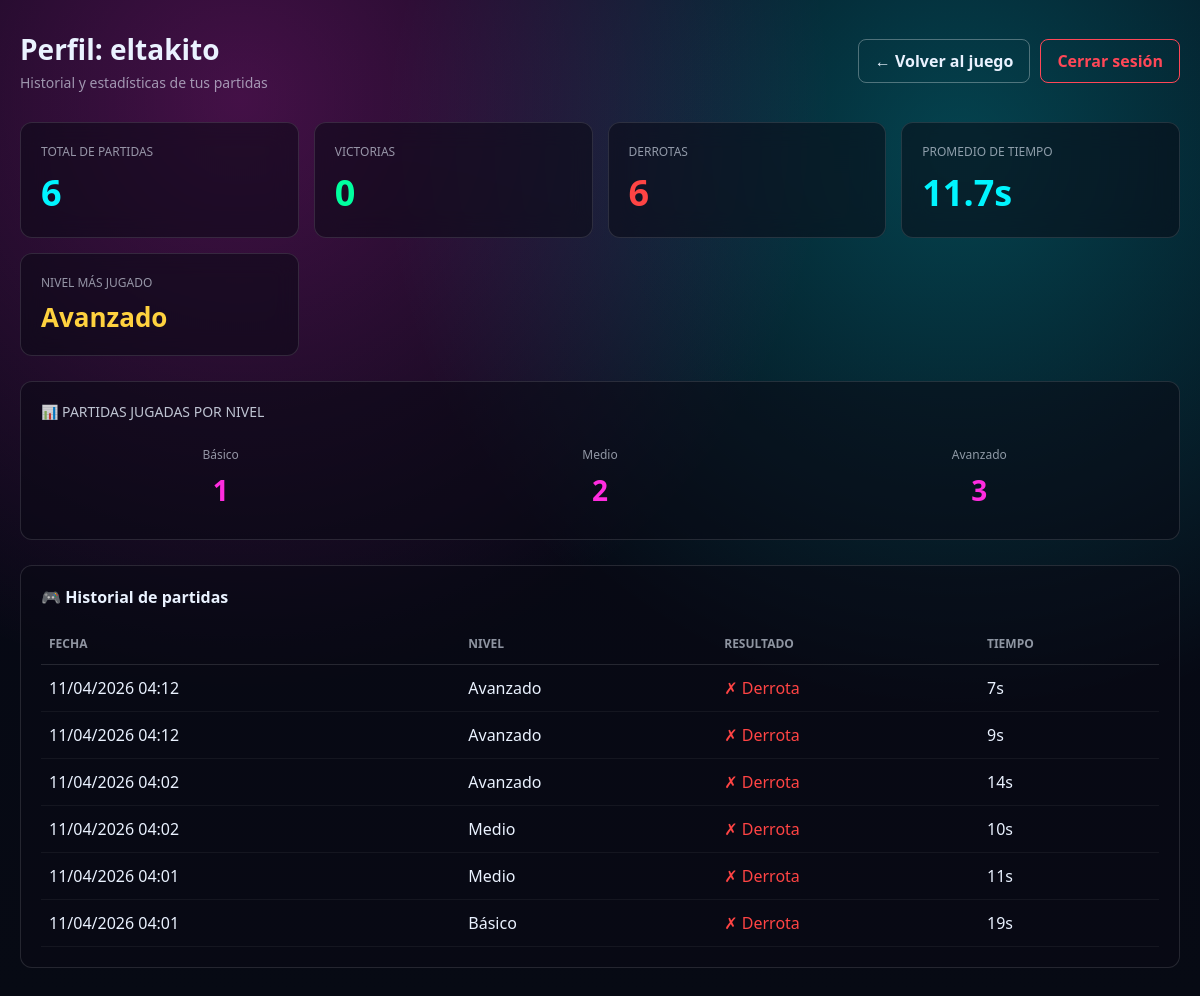
The page /perfil/ (signed in) on the database as committed earlier.
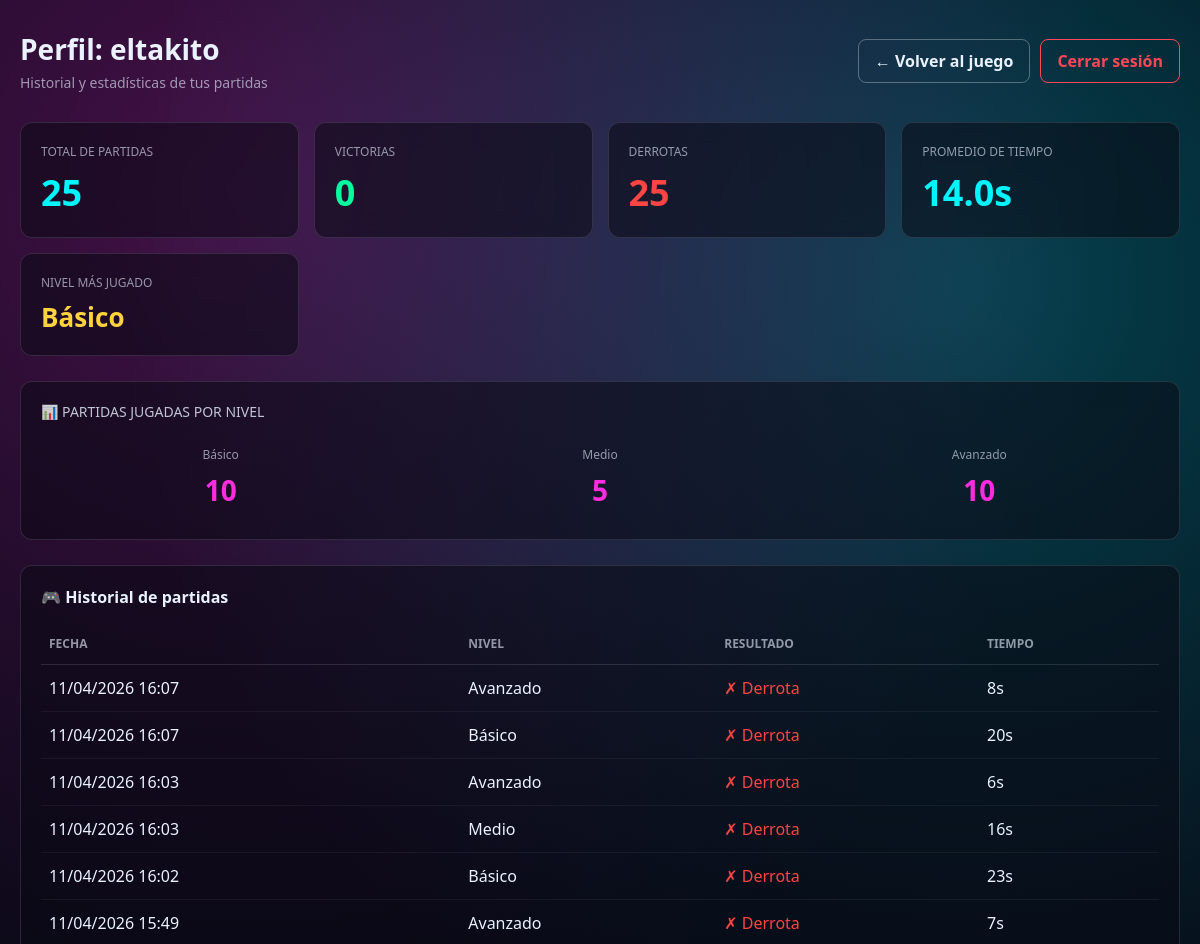
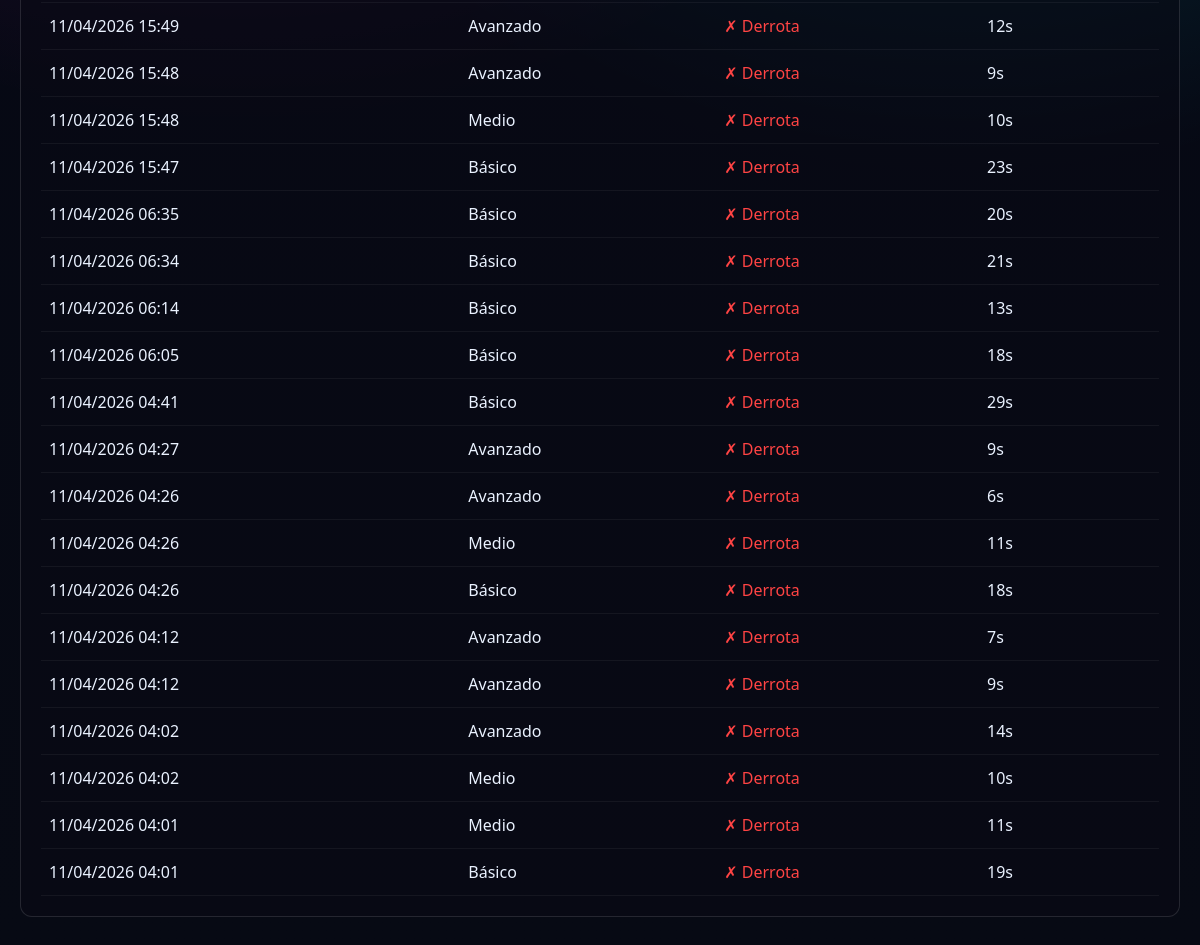
The same page on the database as committed later (2 pictures, top to bottom).
### memory_game/models.py (models this page shows, shortened)
class GameRecord(models.Model):
    LEVEL_CHOICES = [
        ("basico", "Básico"),
        ("medio", "Medio"),
        ("avanzado", "Avanzado"),
    ]
    user = models.ForeignKey(User, on_delete=models.CASCADE, related_name="game_records")
    level = models.CharField(max_length=20, choices=LEVEL_CHOICES)
    win = models.BooleanField(default=False)
    duration_seconds = models.PositiveIntegerField(default=0)
    created_at = models.DateTimeField(auto_now_add=True)

### memory_game/views.py (the view)
# urls.py: path("perfil/", views.profile, name="profile"),
@login_required
def profile(request):
    records = request.user.game_records.order_by("-created_at")
    total_games = records.count()
    total_wins = records.filter(win=True).count()
    total_losses = total_games - total_wins
    average_time = records.aggregate(avg=Avg("duration_seconds"))["avg"] or 0
    most_played = (
        records.values("level")
        .annotate(count=Count("level"))
        .order_by("-count")
        .first()
    )
    favorite_level = (
        dict(GameRecord.LEVEL_CHOICES).get(most_played["level"]) if most_played else "Ninguno"
    )
    level_counts = {
        value: records.filter(level=value).count()
        for value, label in GameRecord.LEVEL_CHOICES
    }
    context = {
        "total_games": total_games,
        "total_wins": total_wins,
        "total_losses": total_losses,
        "average_time": round(average_time, 1),
        "favorite_level": favorite_level,
        "records": records,
        "level_counts": level_counts,
    }
    return render(request, "memory_game/profile.html", context)

### memory_game/templates/memory_game/profile.html (shortened to what this page needs)
<!doctype html>
<html lang="es">
<head>
{% load static %}
</head>
<body>
<div class="container-profile">
  <div class="header">
    <div>
      <h1>Perfil: {{ request.user.username }}</h1>
      <p style="color: rgba(234,242,255,0.6); margin-top: 5px; font-size: 14px;">Historial y estadísticas de tus partidas</p>
    </div>
    <div class="header-btns">
      <a href="{% url 'select_level' %}" class="btn-header">← Volver al juego</a>
      <a href="{% url 'logout' %}" class="btn-header btn-logout">Cerrar sesión</a>
    </div>
  </div>
  <div class="stats-grid">
    <div class="stat-card">
      <div class="stat-label">Total de partidas</div>
      <div class="stat-value">{{ total_games }}</div>
    </div>
    <div class="stat-card">
      <div class="stat-label">Victorias</div>
      <div class="stat-value" style="color: #00FF9F;">{{ total_wins }}</div>
    </div>
    <div class="stat-card">
      <div class="stat-label">Derrotas</div>
      <div class="stat-value" style="color: #FF4444;">{{ total_losses }}</div>
    </div>
    <div class="stat-card">
      <div class="stat-label">Promedio de tiempo</div>
      <div class="stat-value">{{ average_time }}s</div>
    </div>
    <div class="stat-card">
      <div class="stat-label">Nivel más jugado</div>
      <div class="stat-value" style="color: #FFD23F; font-size: 26px; line-height: 1.4;">{{ favorite_level }}</div>
    </div>
  </div>
  <div class="level-stats">
    <div class="level-title">📊 Partidas jugadas por nivel</div>
    <div class="level-list">
      <div class="level-item">
        <div class="level-item-name">Básico</div>
        <div class="level-item-count">{{ level_counts.basico|default:0 }}</div>
      </div>
      <div class="level-item">
        <div class="level-item-name">Medio</div>
        <div class="level-item-count">{{ level_counts.medio|default:0 }}</div>
      </div>
      <div class="level-item">
        <div class="level-item-name">Avanzado</div>
        <div class="level-item-count">{{ level_counts.avanzado|default:0 }}</div>
      </div>
    </div>
  </div>
  <div class="history-card">
    <div class="history-title">🎮 Historial de partidas</div>
    {% if records %}
      <table class="history-table">
        <thead>
          <tr>
            <th>Fecha</th>
            <th>Nivel</th>
            <th>Resultado</th>
            <th>Tiempo</th>
          </tr>
        </thead>
        <tbody>
          {% for record in records %}
            <tr>
              <td>{{ record.created_at|date:"d/m/Y H:i" }}</td>
              <td>{{ record.get_level_display }}</td>
              <td class="{% if record.win %}win{% else %}loss{% endif %}">
                {% if record.win %}✓ Victoria{% else %}✗ Derrota{% endif %}
              </td>
              <td>{{ record.duration_seconds }}s</td>
            </tr>
          {% endfor %}
        </tbody>
      </table>
    {% else %}
      <div class="empty-message">
        <p>Aún no tienes partidas registradas.</p>
        <p style="font-size: 12px; margin-top: 10px;">¡Juega una partida para ver tu historial aquí!</p>
      </div>
    {% endif %}
  </div>
</div>
</body>
</html>

### memory_game/templates/memory_game/profile.html (style rules this page uses)
* { margin: 0; padding: 0; box-sizing: border-box; }
body { font-family: "Segoe UI", sans-serif; color: #EAF2FF; background: radial-gradient(circle at 20% 10%, rgba(255,44,223,.25), transparent 45%), radial-gradient(circle at 80% 15%, rgba(0,245,255,.25), transparent 45%), linear-gradient(180deg,#050714 0%,#070A14 100%); min-height: 100vh; padding: 30px 20px; }
.container-profile { max-width: 1200px; margin: 0 auto; }
.header { display: flex; justify-content: space-between; align-items: center; margin-bottom: 30px; }
.header h1 { font-size: 28px; font-weight: bold; }
.header-btns { display: flex; gap: 10px; }
.btn-header { padding: 10px 16px; border-radius: 8px; border: 1px solid rgba(255,255,255,0.3); color: #EAF2FF; background: transparent; cursor: pointer; text-decoration: none; transition: all 0.3s ease; font-weight: 600; }
.btn-logout { border-color: #ff4757; color: #ff4757; }
.stats-grid { display: grid; grid-template-columns: repeat(auto-fit, minmax(250px, 1fr)); gap: 15px; margin-bottom: 25px; }
.stat-card { padding: 20px; border-radius: 12px; background: rgba(10,10,20,0.55); border: 1px solid rgba(255,255,255,0.12); backdrop-filter: blur(12px); }
.stat-label { font-size: 12px; text-transform: uppercase; color: rgba(234,242,255,0.6); margin-bottom: 8px; }
.stat-value { font-size: 36px; font-weight: bold; color: #00F5FF; }
.level-stats { padding: 20px; border-radius: 12px; background: rgba(10,10,20,0.55); border: 1px solid rgba(255,255,255,0.12); margin-bottom: 25px; }
.level-title { font-size: 14px; text-transform: uppercase; margin-bottom: 15px; color: rgba(234,242,255,0.8); }
.level-list { display: flex; gap: 20px; }
.level-item { flex: 1; padding: 10px; text-align: center; }
.level-item-name { font-size: 12px; color: rgba(234,242,255,0.6); margin-bottom: 8px; }
.level-item-count { font-size: 28px; font-weight: bold; color: #FF2CDF; }
.history-card { padding: 20px; border-radius: 12px; background: rgba(10,10,20,0.55); border: 1px solid rgba(255,255,255,0.12); }
.history-title { font-size: 16px; font-weight: bold; margin-bottom: 15px; }
.history-table { width: 100%; border-collapse: collapse; }
.history-table th { border-bottom: 1px solid rgba(255,255,255,0.12); padding: 12px 8px; text-align: left; font-size: 12px; text-transform: uppercase; color: rgba(234,242,255,0.6); }
.history-table td { padding: 12px 8px; border-bottom: 1px solid rgba(255,255,255,0.05); }
.loss { color: #FF4444; }

Rows that differ between the two databases and show on the page:
added GameRecord: created_at "11/04/2026 16:07", level "Avanzado", win "✗ Derrota", duration_seconds "8"
added GameRecord: created_at "11/04/2026 16:07", level "Básico", win "✗ Derrota", duration_seconds "20"
added GameRecord: created_at "11/04/2026 16:03", level "Avanzado", win "✗ Derrota", duration_seconds "6"
added GameRecord: created_at "11/04/2026 16:03", level "Medio", win "✗ Derrota", duration_seconds "16"
added GameRecord: created_at "11/04/2026 16:02", level "Básico", win "✗ Derrota", duration_seconds "23"
added GameRecord: created_at "11/04/2026 15:49", level "Avanzado", win "✗ Derrota", duration_seconds "7"
added GameRecord: created_at "11/04/2026 15:49", level "Avanzado", win "✗ Derrota", duration_seconds "12"
added GameRecord: created_at "11/04/2026 15:48", level "Avanzado", win "✗ Derrota", duration_seconds "9"
added GameRecord: created_at "11/04/2026 15:48", level "Medio", win "✗ Derrota", duration_seconds "10"
added GameRecord: created_at "11/04/2026 15:47", level "Básico", win "✗ Derrota", duration_seconds "23"
added GameRecord: created_at "11/04/2026 06:35", level "Básico", win "✗ Derrota", duration_seconds "20"
added GameRecord: created_at "11/04/2026 06:34", level "Básico", win "✗ Derrota", duration_seconds "21"
added GameRecord: created_at "11/04/2026 06:14", level "Básico", win "✗ Derrota", duration_seconds "13"
added GameRecord: created_at "11/04/2026 06:05", level "Básico", win "✗ Derrota", duration_seconds "18"
added GameRecord: created_at "11/04/2026 04:41", level "Básico", win "✗ Derrota", duration_seconds "29"
added GameRecord: created_at "11/04/2026 04:27", level "Avanzado", win "✗ Derrota", duration_seconds "9"
added GameRecord: created_at "11/04/2026 04:26", level "Avanzado", win "✗ Derrota", duration_seconds "6"
added GameRecord: created_at "11/04/2026 04:26", level "Medio", win "✗ Derrota", duration_seconds "11"
added GameRecord: created_at "11/04/2026 04:26", level "Básico", win "✗ Derrota", duration_seconds "18"
Other text that changed with them:
{{ total_games }}: "6" → "25"
{{ total_losses }}: "6" → "25"
{{ average_time }}: "11.7" → "14.0"
{{ favorite_level }}: "Avanzado" → "Básico"
{{ level_counts.basico|default:0 }}: "1" → "10"
{{ level_counts.medio|default:0 }}: "2" → "5"
{{ level_counts.avanzado|default:0 }}: "3" → "10"
